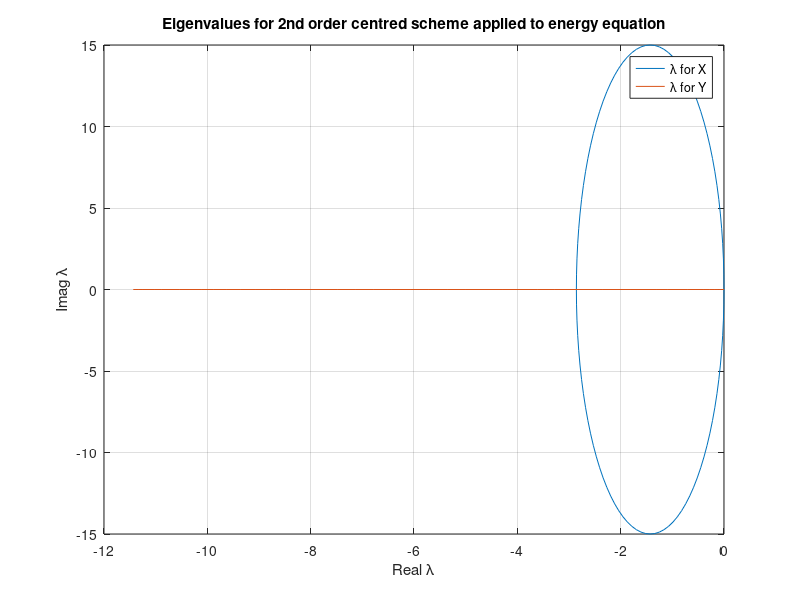
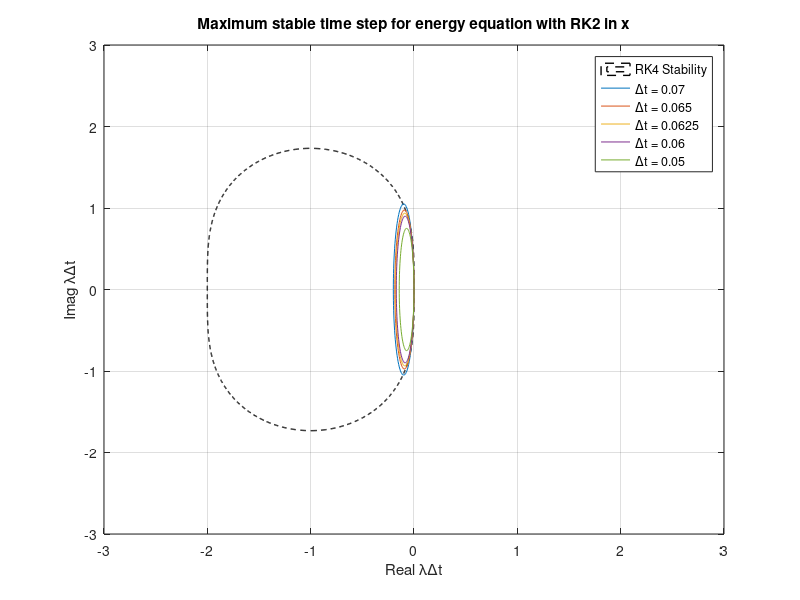
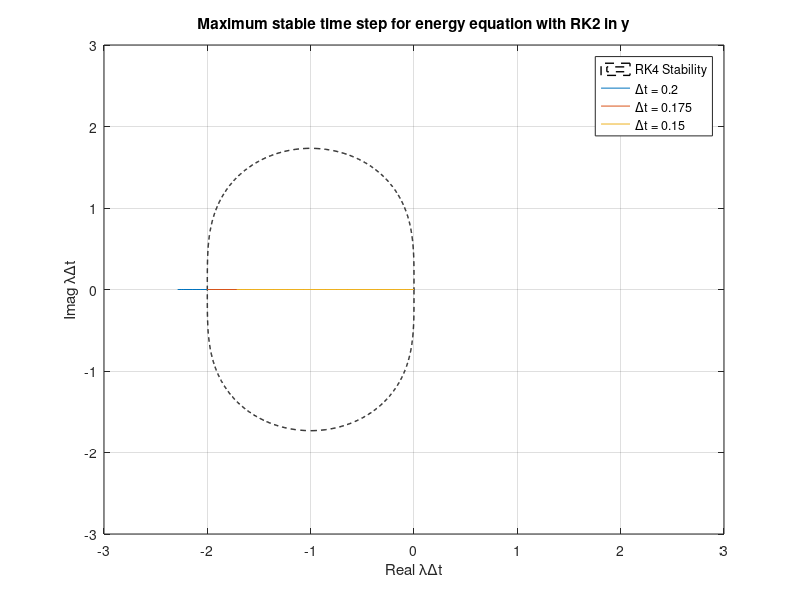

Write the MATLAB code that produced these figures, in order.
%% MECH 510 - Assignment 3
% Nicholas Earle

clear; clc; close all

phi = 0:2*pi/100:2*pi;
Re = 50;    % Reynolds number
Pr = 0.7;   % Prandtl number
dx = 0.2;   % length of x cells
dy = 0.1;   % height of y cells
u = 3;      % value of ubar
v = 0;      % value of v

%% Second order centred scheme for energy equation

Lamx = @(phi) -u/dx * 1i*sin(phi) - 2/(Re*Pr*dx^2) * (1-cos(phi));
Lamy = @(phi) -v/dy * 1i*sin(phi) - 2/(Re*Pr*dy^2) * (1-cos(phi));

Lx = Lamx(phi);
Ly = Lamy(phi);

plot(real(Lx), imag(Lx));
hold on;
plot(real(Ly), imag(Ly));
xlabel('Real \lambda');
ylabel('Imag \lambda');
title('Eigenvalues for 2nd order centred scheme applied to energy equation');
legend('\lambda for X','\lambda for Y');
grid on;

%% Runge-Kutta Schemes

% Specify x range and number of points
x0 = -3;
x1 = 3;
Nx = 901;
% Specify y range and number of points
y0 = -3;
y1 = 3;
Ny = 901;
% Construct mesh
xv = linspace(x0,x1,Nx);
yv = linspace(y0,y1,Ny);
[phi,y] = meshgrid(xv,yv);

% Calculate z
z = phi + 1i*y;

g2 = 1 + z + 1/2*z.^2;

b = 1;
% Calculate magnitude of g
gmag2 = abs(g2);

% % Plot contours of gmag
% figure();
% hold on;
% contour(phi,y,gmag2,[b b], 'r','LineWidth', 2);
% xlabel('Real \lambda\Deltat');
% ylabel('Imag \lambda\Deltat');
% title('Stability boundary for RK2');
% legend('RK2');
% axis tight;
% grid on;

%% Max time step for RK2 in X
figure()
contour(phi, y, gmag2, [1 1], 'k--','LineWidth', 1);
hold on;

plot(0.07*real(Lx), 0.07*imag(Lx));
plot(0.065*real(Lx), 0.065*imag(Lx));
plot(0.0625*real(Lx), 0.0625*imag(Lx)); % Max Time Step "X"
plot(0.06*real(Lx), 0.06*imag(Lx));
plot(0.05*real(Lx), 0.05*imag(Lx));

xlabel('Real \lambda\Deltat');
ylabel('Imag \lambda\Deltat');
title('Maximum stable time step for energy equation with RK2 in x');
legend('RK4 Stability','\Deltat = 0.07','\Deltat = 0.065','\Deltat = 0.0625','\Deltat = 0.06','\Deltat = 0.05');
grid on;

%% Max time step for RK2 in Y
figure()
contour(phi, y, gmag2, [1 1], 'k--','LineWidth', 1);
hold on;

plot(0.2*real(Ly), 0.2*imag(Ly));
plot(0.175*real(Ly), 0.175*imag(Ly));   % Max Time step "Y"
plot(0.15*real(Ly), 0.15*imag(Ly));

xlabel('Real \lambda\Deltat');
ylabel('Imag \lambda\Deltat');
title('Maximum stable time step for energy equation with RK2 in y');
legend('RK4 Stability','\Deltat = 0.2','\Deltat = 0.175','\Deltat = 0.15');
grid on;